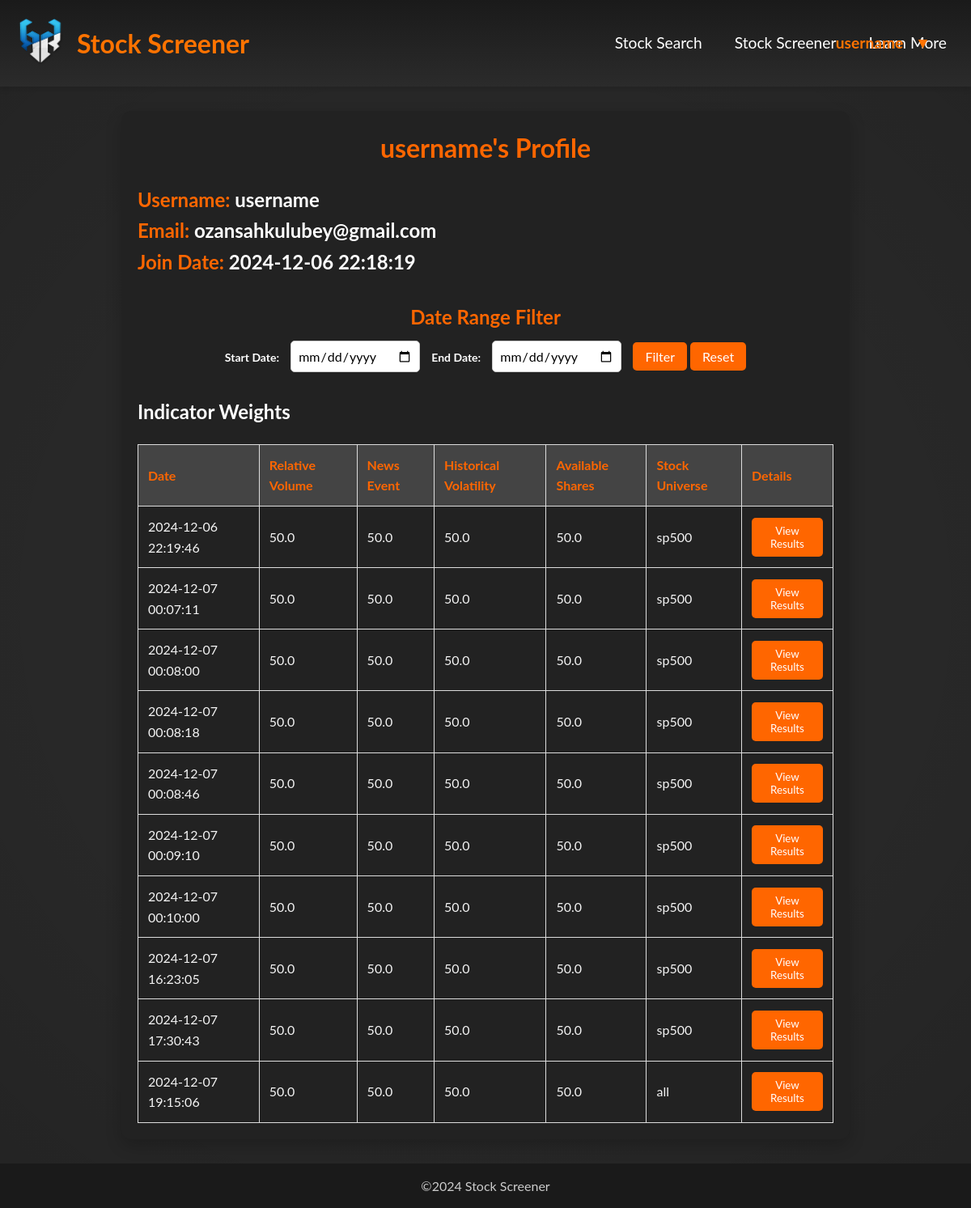
The app's page /history/ (signed in) with its own data.
### tables this page shows
CREATE TABLE user (
        id INTEGER PRIMARY KEY AUTOINCREMENT,
        username TEXT NOT NULL UNIQUE,
        email TEXT NOT NULL UNIQUE,
        password TEXT NOT NULL,
        created_at TIMESTAMP DEFAULT CURRENT_TIMESTAMP,
        is_verified INTEGER DEFAULT 0
    );

CREATE TABLE indicator_weights (
        id INTEGER PRIMARY KEY AUTOINCREMENT,
        user_id INTEGER,
        relative_volume REAL,
        news_event REAL,
        price_movement REAL,
        historical_volatility REAL,
        available_shares REAL,
        stock_universe TEXT,
        created_at TIMESTAMP DEFAULT CURRENT_TIMESTAMP,
        FOREIGN KEY(user_id) REFERENCES user(id)
    );

### app.py (the view)
@app.route('/history/')
def history():
    if 'user_id' not in session:
        return "Unauthorized", 403  # Prevent access if not logged in
    data = history_controller.history(session['user_id'])
    return render_template('history.html', user=data['user'], weights_with_results=data['weights_with_results'])

### app.py (called while the page is built)
@app.before_request
def require_login():
    return auth_controller.require_login()

@app.context_processor
def inject_user():
    return auth_controller.inject_user()

### controllers/auth_controller.py (called while the page is built)
    def get_db_connection(self):
        if current_app.config['TESTING']:
            conn = sqlite3.connect(':memory:')
        else:
            conn = sqlite3.connect('database/database.db')
        conn.row_factory = sqlite3.Row
        return conn

    def require_login(self):
        allowed_routes = ['login', 'register', 'forgot_password_method', 'validate_reset_otp_method',
                          'reset_password_method']
        if 'logged_in' not in session and request.endpoint not in allowed_routes:
            return redirect(url_for('login'))

    def inject_user(self):
        if 'user_id' in session:
            conn = self.get_db_connection()
            conn.execute('''CREATE TABLE IF NOT EXISTS user (
                                id INTEGER PRIMARY KEY AUTOINCREMENT,
                                username TEXT NOT NULL,
                                email TEXT NOT NULL,
                                password TEXT NOT NULL
                            )''')
            user = conn.execute('SELECT * FROM user WHERE id = ?', (session['user_id'],)).fetchone()
            conn.close()
            return {'user': dict(user) if user else None}
        return {'user': None}

### controllers/history_controller.py (called while the page is built)
    def get_db_connection(self):
        conn = sqlite3.connect('database/database.db')
        conn.row_factory = sqlite3.Row
        return conn

    def history(self, user_id):
        conn = self.get_db_connection()
        user_data = conn.execute('SELECT * FROM user WHERE id = ?', (user_id,)).fetchone()
        user_data = dict(user_data) if user_data else {}
        weights_data = conn.execute('SELECT * FROM indicator_weights WHERE user_id = ?', (user_id,)).fetchall()
        weights_with_results = []
        for weight in weights_data:
            weight_dict = dict(weight)
            results_data = conn.execute(
                'SELECT * FROM indicator_results WHERE weight_id = ? ORDER BY created_at DESC',
                (weight['id'],)
            ).fetchall()
            results_dict = [dict(result) for result in results_data]
            weights_with_results.append({'weight': weight_dict, 'results': results_dict})
        conn.close()
        return {'user': user_data, 'weights_with_results': weights_with_results}

### templates/history.html (shortened to what this page needs)
<!doctype html>
<html lang="en">
<head>
    <link rel="stylesheet" href="{{ url_for('static', filename='global.css') }}">
    <link rel="stylesheet" href="{{ url_for('static', filename='history.css') }}">
</head>
<body>
<header>
        <nav class="navbar">
            <div class="logo-container">
                <a href="{{ url_for('stock_search') }}"><img src="{{ url_for('static', filename='image/logo.png') }}" alt="Logo" class="logo"></a>
                <a href="{{ url_for('stock_search') }}" class="nav-title">Stock Screener</a>
            </div>
            <div class="menu-container">
                <a href="{{ url_for('stock_search') }}" class="menu-item">Stock Search</a>
                <a href="{{ url_for('index') }}" class="menu-item">Stock Screener</a>
                <a href="{{ url_for('learn_more') }}" class="menu-item">Learn More</a>
            </div>
            {% include 'partials/logout.html' %}
        </nav>
    </header>
    <div class="container">
        <h1>{{ user['username'] }}'s Profile</h1>
        <h2><strong>Username:</strong> {{ user['username'] }}</h2>
        <h2><strong>Email:</strong> {{ user.email }}</h2>
        <h2><strong>Join Date:</strong> {{ user.created_at }}</h2>
        <div class="date-range-filter">
            <h2>Date Range Filter</h2>
            <form method="GET" action="/history_filter" id="date-filter-form">
                <label for="start-date">Start Date:</label>
                <input type="date" id="start-date" name="start_date" required>
                <label for="end-date">End Date:</label>
                <input type="date" id="end-date" name="end_date" required>
                <button type="submit">Filter</button>
                <button type="button" onclick="resetFilter()">Reset</button>
            </form>
        </div>
        <h2>Indicator Weights</h2>
        <table>
            <thead>
                <tr>
                    <th>Date</th>
                    <th>Relative Volume</th>
                    <th>News Event</th>
                    <th>Historical Volatility</th>
                    <th>Available Shares</th>
                    <th>Stock Universe</th>
                    <th>Details</th>
                </tr>
            </thead>
            <tbody>
                {% for item in weights_with_results %}
                <tr>
                    <td>{{ item.weight['created_at'] }}</td>
                    <td>{{ item.weight['relative_volume'] }}</td>
                    <td>{{ item.weight['news_event'] }}</td>
                    <td>{{ item.weight['historical_volatility'] }}</td>
                    <td>{{ item.weight['available_shares'] }}</td>
                    <td>{{ item.weight['stock_universe'] }}</td>
                    <td>
                        <button onclick="showPopup({{ loop.index0 }})">View Results</button>
                    </td>
                </tr>
                {% endfor %}
            </tbody>
        </table>
    </div>
      <footer>
        <div class="footer-social">
            <span>©2024 Stock Screener</span>
        </div>
    </footer>
</body>
</html>

### templates/partials/logout.html (shortened to what this page needs)
    {% if user %}
    <div class="logout-container">
        <div class="user-dropdown">
            <span>{{ user['username'] }}</span>
            <span class="dropdown-icon">▼</span>
        </div>
    </div>
    {% else %}
    <div class="logout-container">
        <a href="/login" class="login-link" style="color: #ff7300; text-decoration: none; font-weight: bold;">Login</a>
    </div>
    {% endif %}

### static/global.css (style rules this page uses)
* { margin: 0; padding: 0; box-sizing: border-box; font-family: "Lato", sans-serif; }
html, body { min-height: 100vh; margin: 0; background-color: #1e1e1e; color: #f4f4f4; line-height: 1.6; display: flex; flex-direction: column; }
body { background-color: #2c2c2c; background-image: radial-gradient(circle, rgba(0, 0, 0, 0.1), rgba(0, 0, 0, 0.1) 60%, rgba(0, 0, 0, 0.2)); }
a { color: #ff7300; text-decoration: none; transition: color 0.3s ease; }
header { background: linear-gradient(to bottom, #1a1a1a, #2b2b2b); box-shadow: 0 4px 6px rgba(0, 0, 0, 0.1); padding: 20px 0; }
.navbar { display: flex; justify-content: space-between; align-items: center; max-width: 1200px; margin: 0 auto; padding: 0 20px; }
.logo-container { display: flex; align-items: center; }
.logo { width: 60px; height: auto; margin-right: 15px; }
.nav-title { color: #ff7300; font-size: 32px; font-weight: 700; }
.logout-container { position: absolute; right: 40px; display: flex; align-items: center; font-size: 1em; color: #333; z-index: 10; }
.user-dropdown { position: relative; display: inline-block; color: #ff7300; cursor: pointer; font-size: 1.2em; font-weight: bold; }
.user-dropdown span { margin-right: 10px; }
.dropdown-icon { font-size: 1em; transform: rotate(0deg); transition: transform 0.3s ease; }
table { width: 100%; border-collapse: collapse; }
table, th, td { border: 1px solid #444; }
th { background-color: #333; color: #ff9800; padding: 10px; }
td { padding: 10px; text-align: left; }
footer { background-color: #1a1a1a; color: #ccc; text-align: center; padding: 15px 0; margin-top: auto; }
.menu-container { display: flex; gap: 20px; }
.menu-container a { font-size: 1.2em; }
.menu-item { color: #ffffff; font-size: 16px; text-decoration: none; padding: 10px; transition: color 0.3s ease; }

### static/history.css (style rules this page uses)
.container { max-width: 900px; margin: 30px auto; padding: 20px; background-color: #222; border-radius: 12px; box-shadow: 0 8px 20px rgba(0, 0, 0, 0.2); }
h1 { color: #ff6600; text-align: center; margin-bottom: 20px; }
h2 { color: #fff; }
h2 strong { color: #ff6600; }
.date-range-filter { text-align: center; margin: 30px 0; }
.date-range-filter h2 { margin: 0; font-size: 24px; color: #ff6600; }
.date-range-filter form { margin-top: 10px; }
.date-range-filter label { color: #fff; font-weight: bold; font-size: 14px; }
.date-range-filter input[type="date"] { padding: 8px; font-size: 16px; margin: 0 10px; border-radius: 5px; border: 1px solid #ccc; }
.date-range-filter button { padding: 8px 15px; font-size: 16px; background-color: #ff6600; color: white; border: none; border-radius: 5px; cursor: pointer; transition: background-color 0.3s; }
table { width: 100%; border-collapse: collapse; margin-top: 20px; }
table, th, td { border: 1px solid #ddd; }
th, td { text-align: left; padding: 12px; }
th { background-color: #444; color: #ff6600; }
button { background-color: #ff6600; color: white; padding: 8px 12px; border: none; border-radius: 5px; cursor: pointer; transition: background-color 0.3s; }

### records on screen
user: username "username", email "ozansahkulubey@gmail.com", created_at "2024-12-06 22:18:19"
indicator_weights: weight.created_at "2024-12-06 22:19:46", weight.relative_volume "50.0", weight.news_event "50.0", weight.historical_volatility "50.0", weight.available_shares "50.0", weight.stock_universe "sp500"
indicator_weights: weight.created_at "2024-12-07 00:07:11", weight.relative_volume "50.0", weight.news_event "50.0", weight.historical_volatility "50.0", weight.available_shares "50.0", weight.stock_universe "sp500"
indicator_weights: weight.created_at "2024-12-07 00:08:00", weight.relative_volume "50.0", weight.news_event "50.0", weight.historical_volatility "50.0", weight.available_shares "50.0", weight.stock_universe "sp500"
indicator_weights: weight.created_at "2024-12-07 00:08:18", weight.relative_volume "50.0", weight.news_event "50.0", weight.historical_volatility "50.0", weight.available_shares "50.0", weight.stock_universe "sp500"
indicator_weights: weight.created_at "2024-12-07 00:08:46", weight.relative_volume "50.0", weight.news_event "50.0", weight.historical_volatility "50.0", weight.available_shares "50.0", weight.stock_universe "sp500"
indicator_weights: weight.created_at "2024-12-07 00:09:10", weight.relative_volume "50.0", weight.news_event "50.0", weight.historical_volatility "50.0", weight.available_shares "50.0", weight.stock_universe "sp500"
indicator_weights: weight.created_at "2024-12-07 00:10:00", weight.relative_volume "50.0", weight.news_event "50.0", weight.historical_volatility "50.0", weight.available_shares "50.0", weight.stock_universe "sp500"
indicator_weights: weight.created_at "2024-12-07 16:23:05", weight.relative_volume "50.0", weight.news_event "50.0", weight.historical_volatility "50.0", weight.available_shares "50.0", weight.stock_universe "sp500"
indicator_weights: weight.created_at "2024-12-07 17:30:43", weight.relative_volume "50.0", weight.news_event "50.0", weight.historical_volatility "50.0", weight.available_shares "50.0", weight.stock_universe "sp500"
indicator_weights: weight.created_at "2024-12-07 19:15:06", weight.relative_volume "50.0", weight.news_event "50.0", weight.historical_volatility "50.0", weight.available_shares "50.0", weight.stock_universe "all"
